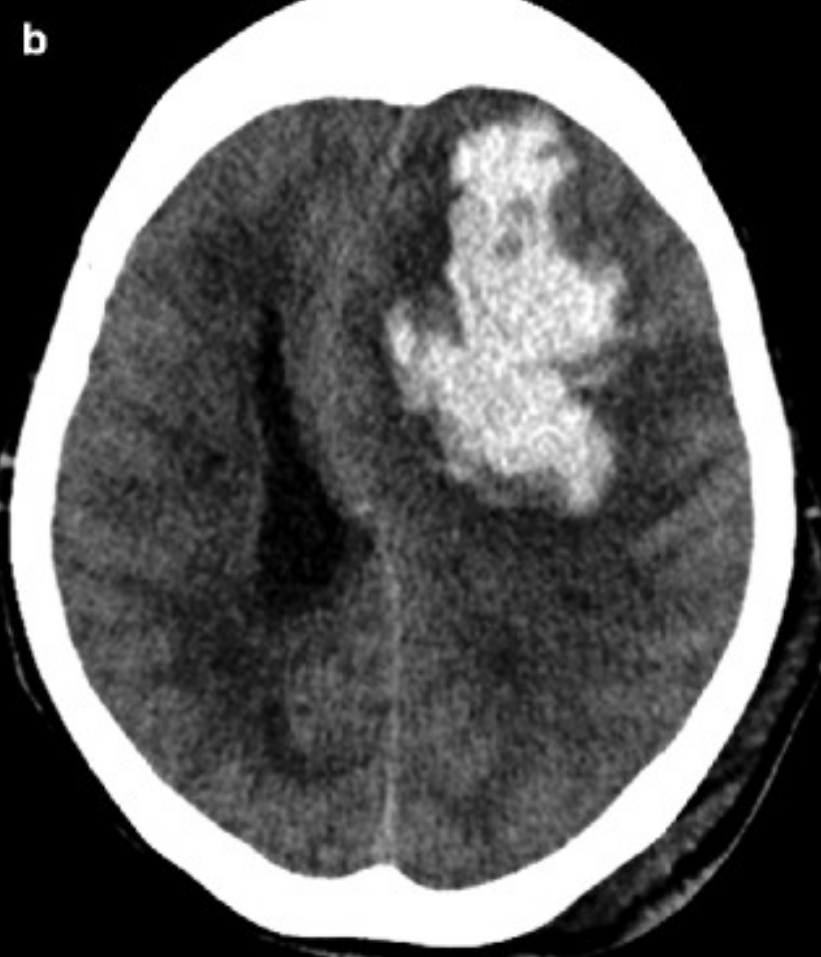
#> input picture input/head_ct/head_ct/000.png, 821 x 957 px; its folder holds 4 pictures in this run
$ jupyter execute --allow-errors MLGW.ipynb   (shell and % lines are left out)
#> lines starting #> are read from the running program, lines starting #| are printed output that depends on the picture; after the words box and inside, x2 and y2 are one past the last pixel; in counts of white or black regions, pixels touching at a corner belong together
[cell 1]
import numpy as np
import pandas as pd
import cv2
import glob
import matplotlib.pyplot as plt

[cell 2]
label_path = './input/labels.csv'
image_path = './input/head_ct/head_ct'

label_df = pd.read_csv(label_path)
#> (reads input/labels.csv from the repository)
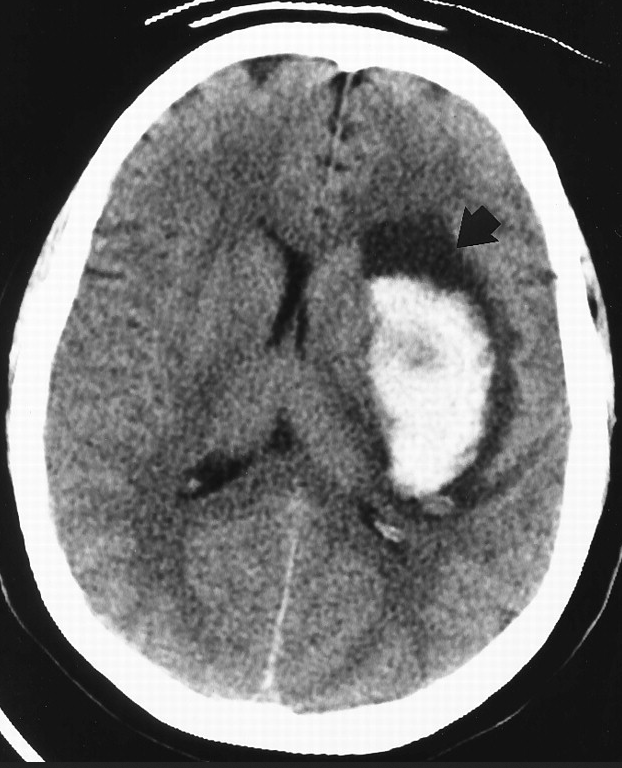
#> input picture input/head_ct/head_ct/001.png, 622 x 768 px
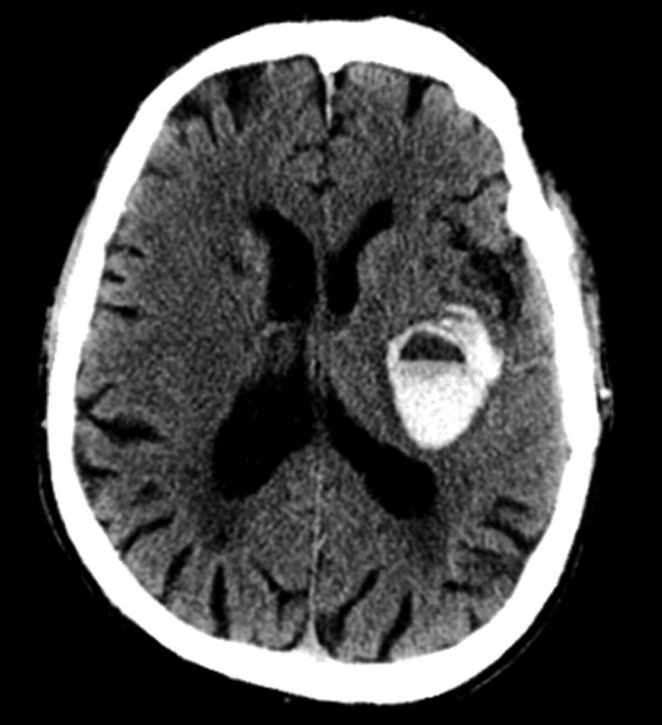
#> input picture input/head_ct/head_ct/002.png, 662 x 725 px
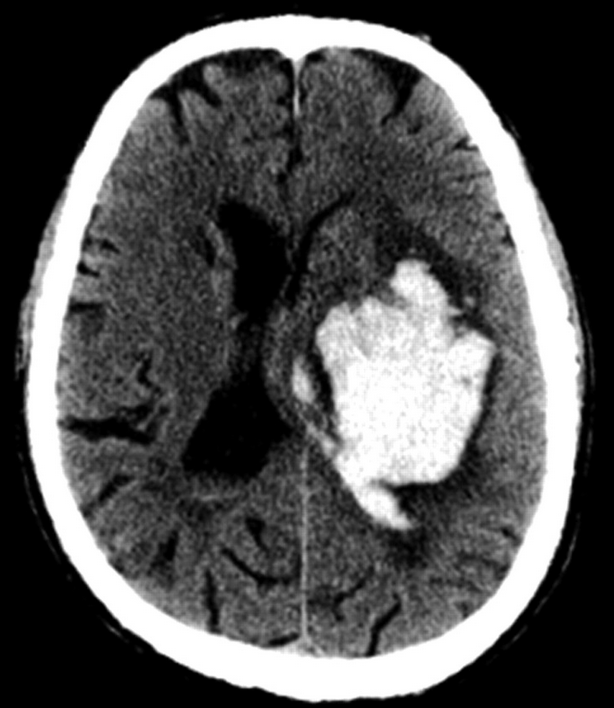
#> input picture input/head_ct/head_ct/003.png, 614 x 708 px
image_files = sorted(glob.glob(image_path + '/*.png'))

[cell 3]
label_path = './input/labels.csv'
label_df = pd.read_csv(label_path)
label_df

[cell 4]
image_files

[cell 5]
labels = np.array(label_df[' hemorrhage'].tolist())

#> (a cell that did not finish here is left out)

#> (a cell that did not finish here is left out)

#> (a cell that did not finish here is left out)

#> (a cell that did not finish here is left out)

#> (a cell that did not finish here is left out)

[cell 11]
def splitTestTrain(X, Y):
    trainSize = (int)(0.8 * X.shape[0])
    Y = np.reshape(Y, (Y.shape[0], 1))
    indexes = np.arange(200)
    indexes = np.reshape(indexes, (200, 1))
    # to concatenate the data features with the labels
    # labels now is data[:, -1]
    data = np.concatenate((X, Y, indexes), axis=1)
    np.random.shuffle(data)
    trainX = data[: trainSize, :-2]
    trainY = data[: trainSize, -2]
    testX = data[trainSize:, :-2]
    testY = data[trainSize:, -2]
    imagesTest = data[trainSize:, -1]
    return trainX, trainY, testX, testY, imagesTest

[cell 12]
def image_to_vector(image, size):
    # resize the image to a fixed size, then flatten the image into
    # a list of raw pixel intensities
    return cv2.resize(image, dsize=size, interpolation=cv2.INTER_CUBIC).flatten()

[cell 13]
plt.subplot(1, 3, 1)
#> (the rest of this cell did not finish here and is left out)

[cell 14]
plt.figure(figsize=(10, 10))
#> (the rest of this cell did not finish here and is left out)

[cell 15]
size = (128, 128)
#> size = (128, 128)
succinct_x = []
flatten_size = size[0] * size[1]
#> flatten_size = 16384
succinct_x = np.empty(shape=(0, flatten_size))
#> succinct_x = empty array
#> (the rest of this cell did not finish here and is left out)

[cell 16]
from sklearn.neighbors import KNeighborsClassifier
from scipy.stats import wasserstein_distance
import random

[cell 17]
def drawPredict(model, testX, testY, images, index):
    modelName = str(model)
    modelName = modelName.split("(")[0]
    rand = random.randint(0, 39)
    inde = int(index[rand])
    plt.imshow(images[inde], cmap='gray')
    if testY[rand] == 1:
        plt.title("\nLabel:{}".format("Hemorrhage"))
    else:
        plt.title("\nLabel:{}".format("No Hemorrhage"))
    plt.show()
    predict = "Hemorrhage" if model.predict([testX[rand]]) == 1 else "No Hemorrhage"
    label = "Hemorrhage" if testY[rand] == 1 else "No Hemorrhage"
    print("The model", modelName, " predict:", predict, "the correct label:", label)

[cell 18]
def knn(trainX, trainY, testX, testY, images, index, numNeigh=3):
    # n_jobs means number of parallel jobs to run. -1 meansusing all processors
    model = KNeighborsClassifier(n_neighbors=numNeigh, n_jobs=-1)
    model.fit(trainX, trainY)
    acc = model.score(testX, testY) * 100
    drawPredict(model, testX, testY, images, index)
    return acc

[cell 19]
results = np.zeros(9)
nb_iteration = 10

#> (the rest of this cell did not finish here and is left out)

[cell 20]
from lxml import etree

[cell 21]
def parse_anno(file, img):
#> called with file = './input/anno.xml', img = '042.png'
    root = etree.parse(file).getroot()
    image_name_attr = ".//image[@name='{}']".format(img)
    for image_tag in root.iterfind(image_name_attr):
        path = []
        for poly in image_tag.iter('polygon'):
            points = [tuple(map(float, p.split(','))) for p in poly.attrib["points"].split(';')]
            points = np.array([(int(p[0]), int(p[1])) for p in points]).astype(int)
            path.append(points)
        return path
#> this loop made 1 pass


parse_anno('./input/anno.xml', "042.png")

[cell 22]
def gen_mask(img, path):
    mask = np.zeros(img.shape[:2], dtype=np.uint8)
#> mask: shape (957, 821); every value is 0
    for p in path:
        cv2.fillPoly(mask, [p], 255)
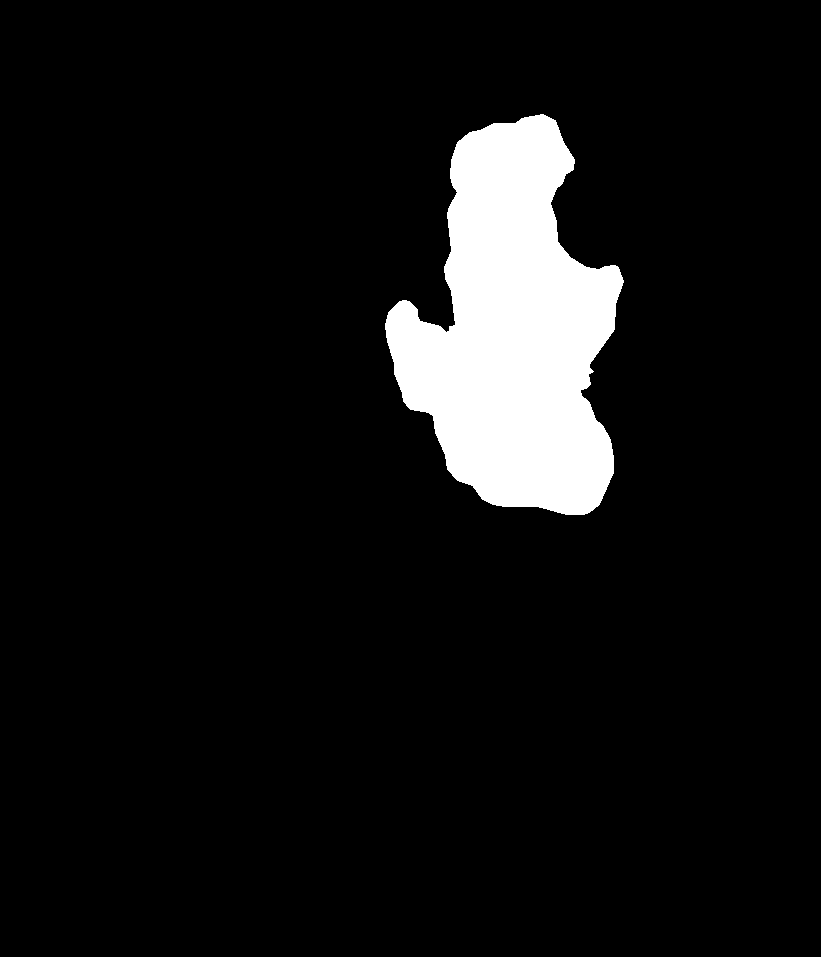
#> mask: shape (957, 821); 7.5% white; 1 white region, box (x1, y1, x2, y2) and area: (385, 114, 624, 515) 59001
    return mask

#> (a cell that did not finish here is left out)

[cell 24]
import matplotlib

[cell 25]
id = "067"

transparent_cmap = matplotlib.colors.ListedColormap(['none', '#ffae00'])

plt.subplot(1, 3, 1)
#> (the rest of this cell did not finish here and is left out)

#> (a cell that did not finish here is left out)

[cell 27]
for file in image_files:
    cv2.imwrite("./input/mask/" + file[-7:], gen_mask(cv2.imread(file), parse_anno('./input/anno.xml', file[-7:])))
    print(file[-7:])

[cell 28]
parse_anno('./input/anno.xml', "12.png")
